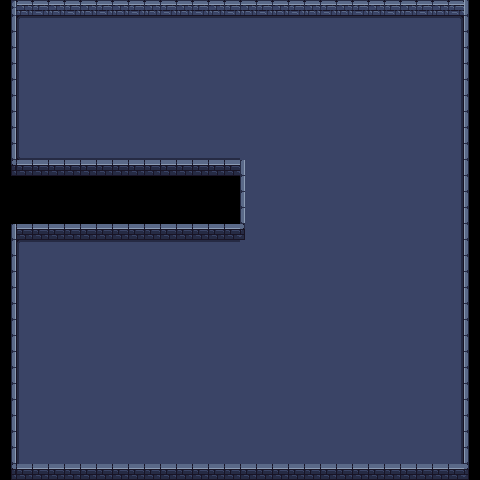

Rendered tile map (Tiled .tmx) drawn with the repository's tilesets; below, a short description and the full map source, tile grids included:
An orthogonal 30x30 tile map with 16x16 px tiles, 2 tile layers (Camada de Blocos 1, Camada de Blocos 2), 3 tilesets and 3 objects (Player, AlienComputer, AlienDevice).

<map version="1.10" tiledversion="1.10.2" orientation="orthogonal" renderorder="right-down" compressionlevel="0" width="30" height="30" tilewidth="16" tileheight="16" infinite="0" backgroundcolor="#000000" nextlayerid="4" nextobjectid="4">
 <tileset firstgid="1" source="dungeon.tsx" />
 <tileset firstgid="14" name="dugeon-assets2" tilewidth="17" tileheight="17" tilecount="13" columns="13">
  <grid orientation="orthogonal" width="18" height="18" />
  <image source="../images/tilesets/dungeon-assets2.png" width="222" height="18" />
 </tileset>
 <tileset firstgid="27" source="asset3.tsx" />
 <layer id="1" name="Camada de Blocos 1" width="30" height="30">
  <data encoding="csv">
9,2,3,2,3,2,3,2,3,2,3,2,3,2,3,2,3,2,3,2,3,2,3,2,3,2,3,2,3,2147483654,
6,7,5,5,5,5,5,5,5,5,5,5,5,5,5,5,5,5,5,5,5,5,5,5,5,5,5,5,2147483655,2147483654,
6,8,13,13,13,13,13,13,13,13,13,13,13,13,13,13,13,13,13,13,13,13,13,13,13,13,13,13,12,2147483654,
6,8,13,13,13,13,13,13,13,13,13,13,13,13,13,13,13,13,13,13,13,13,13,13,13,13,13,13,12,2147483654,
6,8,13,13,13,13,13,13,13,13,13,13,13,13,13,13,13,13,13,13,13,13,13,13,13,13,13,13,12,2147483654,
6,8,13,13,13,13,13,13,13,13,13,13,13,13,13,13,13,13,13,13,13,13,13,13,13,13,13,13,12,2147483654,
6,8,13,13,13,13,13,13,13,13,13,13,13,13,13,13,13,13,13,13,13,13,13,13,13,13,13,13,12,2147483654,
6,8,13,13,13,13,13,13,13,13,13,13,13,13,13,13,13,13,13,13,13,13,13,13,13,13,13,13,12,2147483654,
6,8,13,13,13,13,13,13,13,13,13,13,13,13,13,13,13,13,13,13,13,13,13,13,13,13,13,13,12,2147483654,
6,1073741831,1073741829,1073741829,1073741829,1073741829,1073741829,1073741829,1073741829,1073741829,1073741829,1073741829,1073741829,1073741829,1073741829,13,13,13,13,13,13,13,13,13,13,13,13,13,12,2147483654,
11,10,10,10,10,10,10,10,10,10,10,10,10,10,10,13,13,13,13,13,13,13,13,13,13,13,13,13,12,2147483654,
0,0,0,0,0,0,0,0,0,0,0,0,0,0,0,13,13,13,13,13,13,13,13,13,13,13,13,13,12,2147483654,
0,0,0,0,0,0,0,0,0,0,0,0,0,0,0,13,13,13,13,13,13,13,13,13,13,13,13,13,12,2147483654,
0,0,0,0,0,0,0,0,0,0,0,0,0,0,0,13,13,13,13,13,13,13,13,13,13,13,13,13,12,2147483654,
6,12,13,13,13,13,13,13,13,13,13,13,13,13,13,13,13,13,13,13,13,13,13,13,13,13,13,13,12,2147483654,
6,7,5,5,5,5,5,5,5,5,5,5,5,5,5,13,13,13,13,13,13,13,13,13,13,13,13,13,12,2147483654,
6,8,13,13,13,13,13,13,13,13,13,13,13,13,13,13,13,13,13,13,13,13,13,13,13,13,13,13,12,2147483654,
6,8,13,13,13,13,13,13,13,13,13,13,13,13,13,13,13,13,13,13,13,13,13,13,13,13,13,13,12,2147483654,
6,8,13,13,13,13,13,13,13,13,13,13,13,13,13,13,13,13,13,13,13,13,13,13,13,13,13,13,12,2147483654,
6,8,13,13,13,13,13,13,13,13,13,13,13,13,13,13,13,13,13,13,13,13,13,13,13,13,13,13,12,2147483654,
6,8,13,13,13,13,13,13,13,13,13,13,13,13,13,13,13,13,13,13,13,13,13,13,13,13,13,13,12,2147483654,
6,8,13,13,13,13,13,13,13,13,13,13,13,13,13,13,13,13,13,13,13,13,13,13,13,13,13,13,12,2147483654,
6,8,13,13,13,13,13,13,13,13,13,13,13,13,13,13,13,13,13,13,13,13,13,13,13,13,13,13,12,2147483654,
6,8,13,13,13,13,13,13,13,13,13,13,13,13,13,13,13,13,13,13,13,13,13,13,13,13,13,13,12,2147483654,
6,8,13,13,13,13,13,13,13,13,13,13,13,13,13,13,13,13,13,13,13,13,13,13,13,13,13,13,12,2147483654,
6,8,13,13,13,13,13,13,13,13,13,13,13,13,13,13,13,13,13,13,13,13,13,13,13,13,13,13,12,2147483654,
6,8,13,13,13,13,13,13,13,13,13,13,13,13,13,13,13,13,13,13,13,13,13,13,13,13,13,13,12,2147483654,
6,8,13,13,13,13,13,13,13,13,13,13,13,13,13,13,13,13,13,13,13,13,13,13,13,13,13,13,12,2147483654,
6,8,13,13,13,13,13,13,13,13,13,13,13,13,13,13,13,13,13,13,13,13,13,13,13,13,13,13,12,2147483654,
11,10,10,10,10,10,10,10,10,10,10,10,10,10,10,10,10,10,10,10,10,10,10,10,10,10,10,10,10,2147483659
</data>
 </layer>
 <layer id="3" name="Camada de Blocos 2" width="30" height="30">
  <data encoding="csv">
0,0,0,0,0,0,0,0,0,0,0,0,0,0,0,0,0,0,0,0,0,0,0,0,0,0,0,0,0,0,
0,0,0,0,0,0,0,0,0,0,0,0,0,0,0,0,0,0,0,0,0,0,0,0,0,0,0,0,0,0,
0,0,0,0,0,0,0,0,0,0,0,0,0,0,0,0,0,0,0,0,0,0,0,0,0,0,0,0,0,0,
0,0,0,0,0,0,0,0,0,0,0,0,0,0,0,0,0,0,0,0,0,0,0,0,0,0,0,0,0,0,
0,0,0,0,0,0,0,0,0,0,0,0,0,0,0,0,0,0,0,0,0,0,0,0,0,0,0,0,0,0,
0,0,0,0,0,0,0,0,0,0,0,0,0,0,0,0,0,0,0,0,0,0,0,0,0,0,0,0,0,0,
0,0,0,0,0,0,0,0,0,0,0,0,0,0,0,0,0,0,0,0,0,0,0,0,0,0,0,0,0,0,
0,0,0,0,0,0,0,0,0,0,0,0,0,0,0,0,0,0,0,0,0,0,0,0,0,0,0,0,0,0,
0,0,0,0,0,0,0,0,0,0,0,0,0,0,0,0,0,0,0,0,0,0,0,0,0,0,0,0,0,0,
0,0,0,0,0,0,0,0,0,0,0,0,0,0,0,0,0,0,0,0,0,0,0,0,0,0,0,0,0,0,
0,0,0,0,0,0,0,0,0,0,0,0,0,0,0,1,0,0,0,0,0,0,0,0,0,0,0,0,0,0,
0,0,0,0,0,0,0,0,0,0,0,0,0,0,0,1,0,0,0,0,0,0,0,0,0,0,0,0,0,0,
0,0,0,0,0,0,0,0,0,0,0,0,0,0,0,1,0,0,0,0,0,0,0,0,0,0,0,0,0,0,
0,0,0,0,0,0,0,0,0,0,0,0,0,0,0,1,0,0,0,0,0,0,0,0,0,0,0,0,0,0,
0,10,10,10,10,10,10,10,10,10,10,10,10,10,10,2147483659,0,0,0,0,0,0,0,0,0,0,0,0,0,0,
0,0,0,0,0,0,0,0,0,0,0,0,0,0,0,0,0,0,0,0,0,0,0,0,0,0,0,0,0,0,
0,0,0,0,0,0,0,0,0,0,0,0,0,0,0,0,0,0,0,0,0,0,0,0,0,0,0,0,0,0,
0,0,0,0,0,0,0,0,0,0,0,0,0,0,0,0,0,0,0,0,0,0,0,0,0,0,0,0,0,0,
0,0,0,0,0,0,0,0,0,0,0,0,0,0,0,0,0,0,0,0,0,0,0,0,0,0,0,0,0,0,
0,0,0,0,0,0,0,0,0,0,0,0,0,0,0,0,0,0,0,0,0,0,0,0,0,0,0,0,0,0,
0,0,0,0,0,0,0,0,0,0,0,0,0,0,0,0,0,0,0,0,0,0,0,0,0,0,0,0,0,0,
0,0,0,0,0,0,0,0,0,0,0,0,0,0,0,0,0,0,0,0,0,0,0,0,0,0,0,0,0,0,
0,0,0,0,0,0,0,0,0,0,0,0,0,0,0,0,0,0,0,0,0,0,0,0,0,0,0,0,0,0,
0,0,0,0,0,0,0,0,0,0,0,0,0,0,0,0,0,0,0,0,0,0,0,0,0,0,0,0,0,0,
0,0,0,0,0,0,0,0,0,0,0,0,0,0,0,0,0,0,0,0,0,0,0,0,0,0,0,0,0,0,
0,0,0,0,0,0,0,0,0,0,0,0,0,0,0,0,0,0,0,0,0,0,0,0,0,0,0,0,0,0,
0,0,0,0,0,0,0,0,0,0,0,0,0,0,0,0,0,0,0,0,0,0,0,0,0,0,0,0,0,0,
0,0,0,0,0,0,0,0,0,0,0,0,0,0,0,0,0,0,0,0,0,0,0,0,0,0,0,0,0,0,
0,0,0,0,0,0,0,0,0,0,0,0,0,0,0,0,0,0,0,0,0,0,0,0,0,0,0,0,0,0,
0,0,0,0,0,0,0,0,0,0,0,0,0,0,0,0,0,0,0,0,0,0,0,0,0,0,0,0,0,0
</data>
 </layer>
 <objectgroup id="2" name="SpawnPoint" opacity="0.9">
  <object id="1" name="Player" type="Player" x="84.5625" y="58.875" width="12.5" height="8.625" />
  <object id="2" name="ScannableItem" type="AlienComputer" x="113.25" y="52.0625" width="12.5" height="8.625" />
  <object id="3" name="AlienDevice" type="AlienDevice" x="112.125" y="70.0625" width="12.5" height="8.625" />
 </objectgroup>
</map>